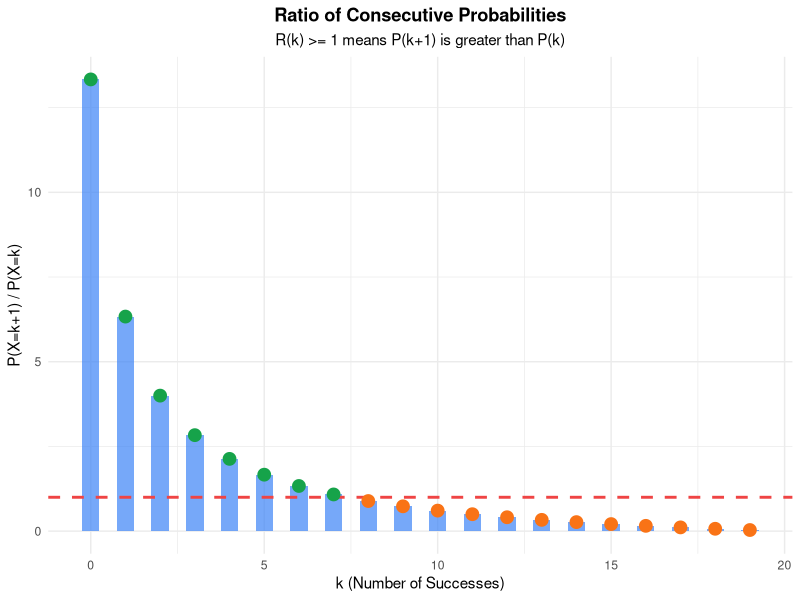
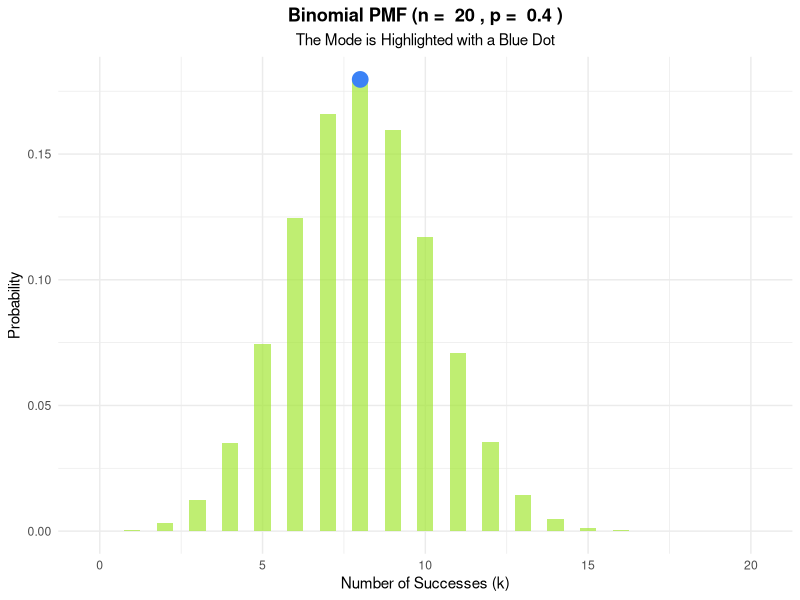
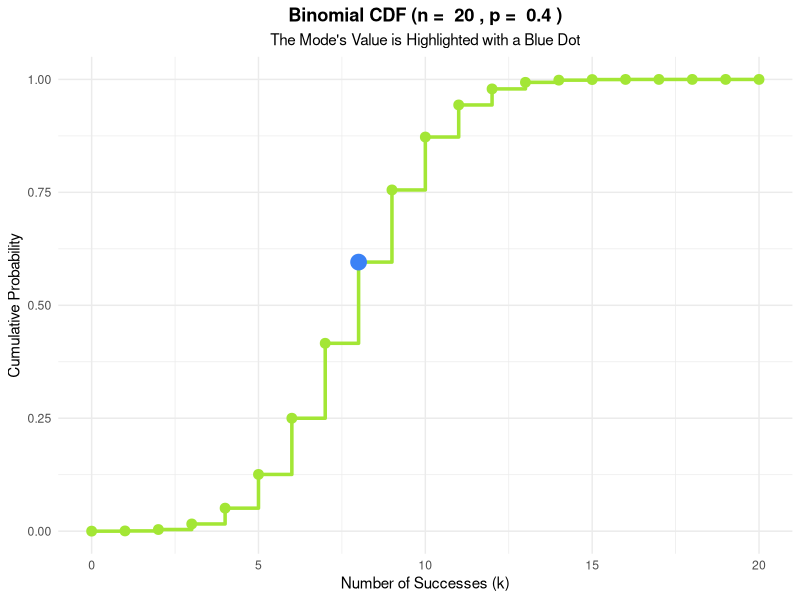

Write the R code that produced these figures, in order.
## ---- chunk 1
# --- Required Libraries ---
# Install these packages if you haven't already
# install.packages("ggplot2")
# install.packages("dplyr")

# Load the required libraries for plotting and data manipulation
library(ggplot2)
library(dplyr)

# --- Parameters for the Binomial Distribution ---
#
# n: The number of independent trials.
# p: The probability of success in each trial.
#
n <- 20
p <- 0.4

# --- Derivation-related Functions ---

# Function to calculate the ratio of consecutive probabilities
# R(k) = f(k+1, n, p) / f(k, n, p) = (n-k)p / ((k+1)(1-p))
calculate_ratio <- function(k, n, p) {
  if (k < 0 || k >= n) {
    stop("k must be an integer between 0 and n-1.")
  }
  ratio <- ((n - k) * p) / ((k + 1) * (1 - p))
  return(ratio)
}

# Find the theoretical mode M
# The mode is floor((n+1)p)
mode_k <- floor((n + 1) * p)
cat("The theoretical mode is k = ", mode_k, "\n")

# --- Plot 1: The Probability Ratio Expression ---
# This plot shows where the probability is increasing or decreasing.
# The mode is where the ratio crosses from >= 1 to < 1.
#
k_values <- 0:(n - 1)
ratio_data <- data.frame(
  k = k_values,
  ratio = sapply(k_values, function(k) calculate_ratio(k, n, p))
)

ggplot(ratio_data, aes(x = k, y = ratio)) +
  geom_bar(stat = "identity", fill = "#3b82f6", alpha = 0.7, width = 0.5) +
  geom_hline(yintercept = 1, linetype = "dashed", color = "#ef4444", size = 1) +
  geom_point(aes(color = ratio >= 1), size = 4) +
  scale_color_manual(values = c("#f97316", "#16a34a")) +
  labs(
    title = "Ratio of Consecutive Probabilities",
    subtitle = "R(k) >= 1 means P(k+1) is greater than P(k)",
    x = "k (Number of Successes)",
    y = "P(X=k+1) / P(X=k)"
  ) +
  theme_minimal() +
  theme(
    plot.title = element_text(hjust = 0.5, face = "bold"),
    plot.subtitle = element_text(hjust = 0.5),
    legend.position = "none"
  )

# --- Plot 2: PMF with Mode Highlighted ---
# This plot shows the classic binomial PMF with the highest probability point marked.
#
pmf_data <- data.frame(
  k = 0:n,
  probability = dbinom(x = 0:n, size = n, prob = p)
)

ggplot(pmf_data, aes(x = k, y = probability)) +
  geom_bar(stat = "identity", fill = "#a3e635", alpha = 0.7, width = 0.5) +
  # Highlight the mode with a blue dot
  geom_point(data = filter(pmf_data, k == mode_k), color = "#3b82f6", size = 5) +
  labs(
    title = paste("Binomial PMF (n = ", n, ", p = ", p, ")"),
    subtitle = "The Mode is Highlighted with a Blue Dot",
    x = "Number of Successes (k)",
    y = "Probability"
  ) +
  theme_minimal() +
  theme(
    plot.title = element_text(hjust = 0.5, face = "bold"),
    plot.subtitle = element_text(hjust = 0.5)
  )

# --- Plot 3: CDF with Mode Highlighted ---
# This plot shows the cumulative probabilities with the mode value marked.
# The mode is not the peak of the CDF, but it's a key value in the distribution.
#
cdf_data <- data.frame(
  k = 0:n,
  cumulative_probability = pbinom(q = 0:n, size = n, prob = p)
)

ggplot(cdf_data, aes(x = k, y = cumulative_probability)) +
  geom_step(size = 1.2, color = "#a3e635") +
  geom_point(size = 3, color = "#a3e635") +
  # Highlight the mode with a blue dot
  geom_point(data = filter(cdf_data, k == mode_k), color = "#3b82f6", size = 5) +
  labs(
    title = paste("Binomial CDF (n = ", n, ", p = ", p, ")"),
    subtitle = "The Mode's Value is Highlighted with a Blue Dot",
    x = "Number of Successes (k)",
    y = "Cumulative Probability"
  ) +
  theme_minimal() +
  theme(
    plot.title = element_text(hjust = 0.5, face = "bold"),
    plot.subtitle = element_text(hjust = 0.5)
  )
